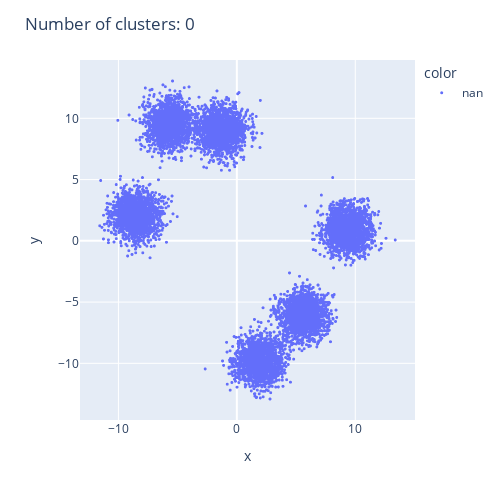

Notebook cell for this chart:
### Code cell
plot_cluster(data, graph)

### Figure 1 — Plotly figure (JSON) as saved in the notebook; plotly's stock layout.template omitted (floating-point values rounded to 4 significant figures; data arrays with more than 128 entries replaced by an {"elided": "..."} marker saying what was removed)
{"data": [{"hovertemplate": "color=nan<br>x=%{x}<br>y=%{y}<extra></extra>", "legendgroup": "nan", "marker": {"color": "#636efa", "size": 3, "symbol": "circle"}, "mode": "markers", "name": "nan", "showlegend": true, "type": "scattergl", "x": {"elided": "10000 float values"}, "xaxis": "x", "y": {"elided": "10000 float values"}, "yaxis": "y"}], "layout": {"height": 500, "legend": {"title": {"text": "color"}, "tracegroupgap": 0}, "margin": {"t": 60}, "title": {"text": "Number of clusters: 0"}, "width": 500, "xaxis": {"anchor": "y", "domain": [0, 1], "title": {"text": "x"}}, "yaxis": {"anchor": "x", "domain": [0, 1], "title": {"text": "y"}}}}
